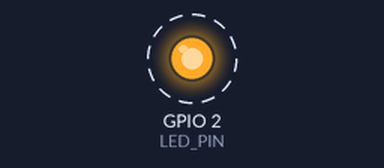
A sketch run on a simulated ESP32. On the bench: output pins drawn as LEDs (lit = HIGH). Dashed ring = blinking. What the sketch prints to the serial monitor is not drawn.

Above: at 0.5 s.
Timing chart, 0 to 4.6 s (numbered marks = the images above):
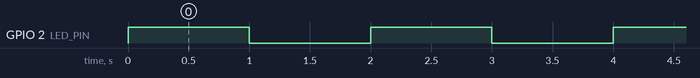

The sketch:

led.ino
```cpp
// Define LED pin
#define LED_PIN 2   // GPIO2 (D2)

void setup() {
  Serial.begin(115200);
  Serial.println("ESP32 Blink Test");


  pinMode(LED_PIN, OUTPUT);

}

void loop() {
  digitalWrite(LED_PIN, HIGH);  // LED ON
  Serial.println("LED ON");
  delay(1000);

  digitalWrite(LED_PIN, LOW);   // LED OFF
  Serial.println("LED OFF");
  delay(1000);
}
```

Measured:
- by itself, GPIO 2 (LED_PIN): alternates HIGH for 1.0 s and LOW for 1.0 s
